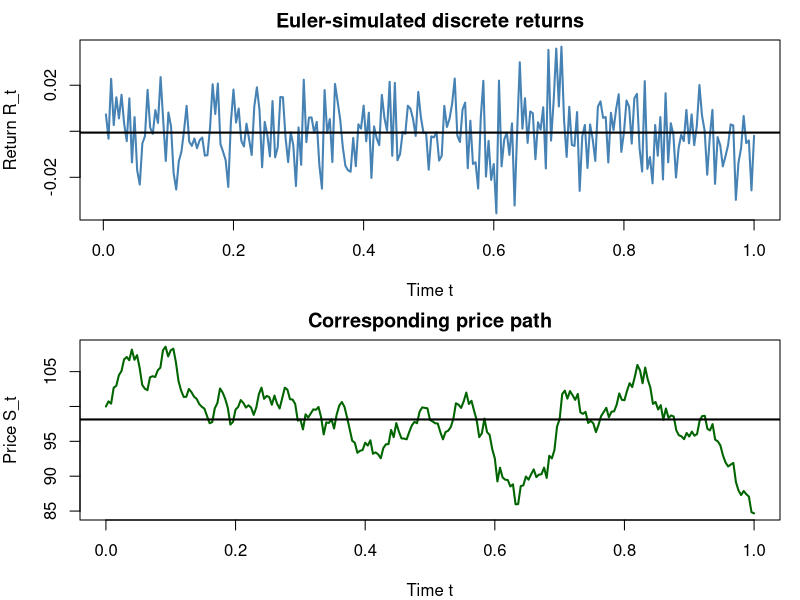

This figure's R source:
# ============================================================
# Problem Set 1 — Exercise 1 (a)–(c): GBM simulation (Euler)
# ============================================================

# ---------- Inputs ----------
S0    <- 100
mu    <- 0.08
sigma <- 0.20
T     <- 1
s     <- 250

dt    <- 1 / s
steps <- T * s
tgrid <- seq(0, T, by = dt)   # length = steps + 1

# ============================================================
# (a) One path (set.seed(13)), Euler returns + price path
# ============================================================
set.seed(13)

Z  <- rnorm(steps, mean = 0, sd = 1)     # Z_t ~ N(0,1)
dW <- sqrt(dt) * Z                       # dW_t ~ N(0, dt)
Wt <- c(0, cumsum(dW))                   # Brownian path levels W_t

Rt <- mu * dt + sigma * dW               # Euler discrete returns
St <- c(S0, S0 * cumprod(1 + Rt))        # Price path via discrete compounding

# Plot: returns (top) and prices (bottom)
par(mfrow = c(2, 1), mar = c(4, 4, 2, 1))

plot(tgrid[-1], Rt, type = "l", col = "steelblue", lwd = 2,
     xlab = "Time t", ylab = "Return R_t", main = "Euler-simulated discrete returns")
abline(h = mean(Rt), col = "black", lwd = 2)

plot(tgrid, St, type = "l", col = "darkgreen", lwd = 2,
     xlab = "Time t", ylab = "Price S_t", main = "Corresponding price path")
abline(h = mean(St), col = "black", lwd = 2)

# ============================================================
# (b) mu_hat from the single path
# ============================================================
R_bar  <- mean(Rt)
mu_hat <- (1 / dt) * R_bar   # = 250 * R_bar since dt = 1/250

mu_muHat_abs_diff <- abs(mu - mu_hat)

# ============================================================
# (c) N = 10,000 independent return paths (set.seed(13) again!)
# ============================================================
set.seed(13)   # required by the problem set

N_paths <- 10000

Z_mat  <- matrix(rnorm(steps * N_paths, mean = 0, sd = 1), nrow = steps, ncol = N_paths)
dW_mat <- sqrt(dt) * Z_mat
R_mat  <- mu * dt + sigma * dW_mat

mu_hat_mc <- (1 / dt) * mean(R_mat)      # = 250 * mean(R_mat)

mu_muHatmc_abs_diff     <- abs(mu - mu_hat_mc)
muHat_muHatmc_abs_diff  <- abs(mu_hat - mu_hat_mc)
